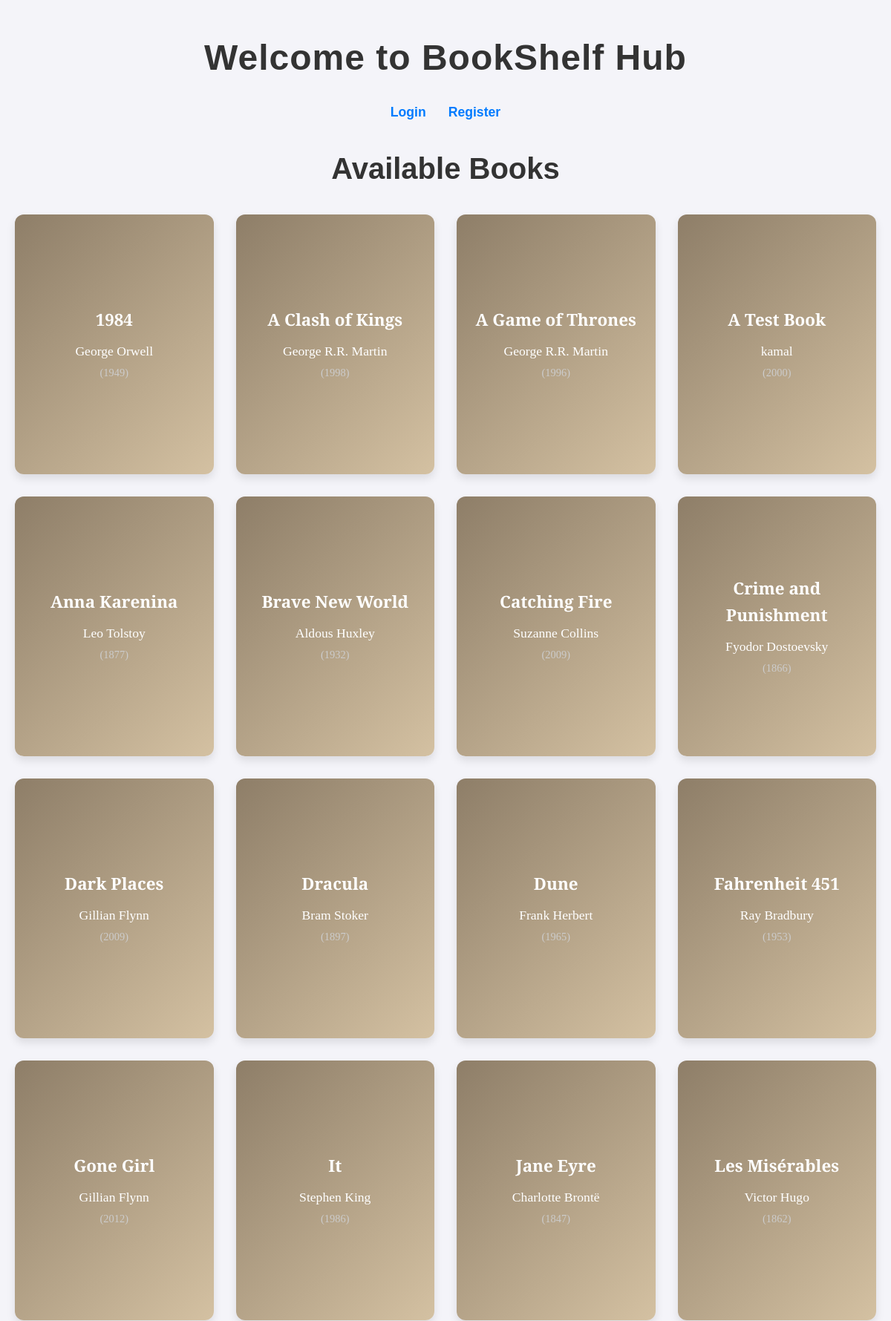
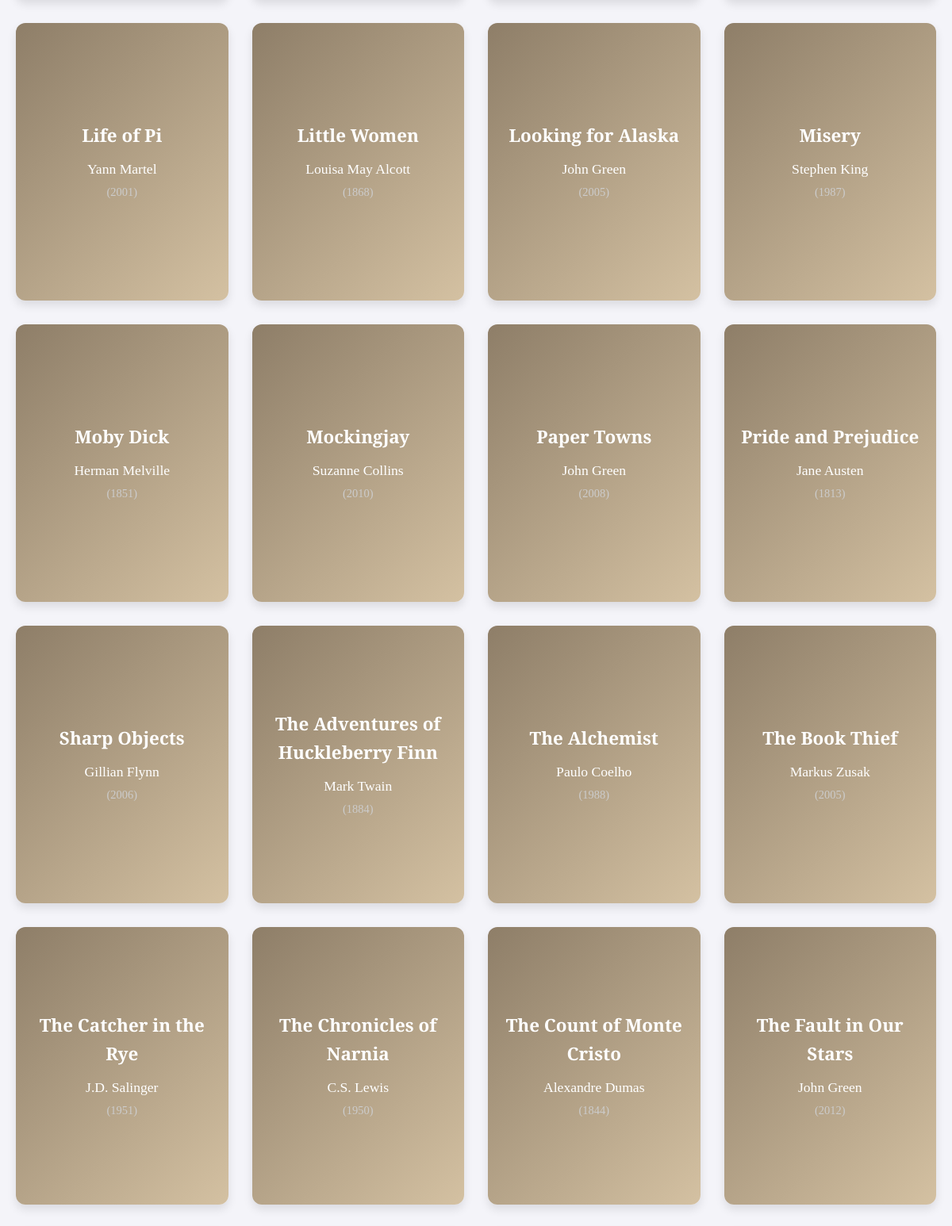
The page / (upper part) on the database its author committed (2 pictures, top to bottom).
### tables this page shows
CREATE TABLE `books` (
  `book_id` int(11) NOT NULL,
  `title` varchar(255) NOT NULL,
  `author` varchar(255) NOT NULL,
  `publication_year` int(4) NOT NULL,
  `price` decimal(10,2) NOT NULL,
  `image` varchar(255) DEFAULT NULL
);

### index.php (the view, shortened to what this page needs)
<?php
require_once 'db_connect.php';
$search = isset($_GET['search']) ? $_GET['search'] : '';
$sort = isset($_GET['sort']) ? $_GET['sort'] : 'title';
$direction = isset($_GET['direction']) && $_GET['direction'] == 'desc' ? 'DESC' : 'ASC';
$query = "SELECT book_id, title, author, publication_year
          FROM Books
          WHERE title LIKE :search OR author LIKE :search OR publication_year LIKE :search
          ORDER BY $sort $direction";
$stmt = $pdo->prepare($query);
$stmt->execute([':search' => "%$search%"]);
?>
<!DOCTYPE html>
<html lang="en">
<head>
    <link rel="stylesheet" href="index.css">
</head>
<body>
    <header>
        <h1>Welcome to BookShelf Hub</h1>
        <nav>
            <ul>
                <?php if (isset($_SESSION['user_id'])): ?>
                    <li><a href="logout.php">Logout</a></li>
                <?php else: ?>
                    <li><a href="login.php">Login</a></li>
                    <li><a href="register.php">Register</a></li>
                <?php endif; ?>
            </ul>
        </nav>
    </header>
    <main>
        <section>
            <h2>Available Books</h2>
            <div class="book-list">
                <?php if ($stmt->rowCount() > 0): ?>
                    <?php while ($row = $stmt->fetch()): ?>
                        <a href="view_book.php?book_id=<?= htmlspecialchars($row['book_id']) ?>" class="book-cover">
                            <h3><?= htmlspecialchars($row['title']) ?></h3>
                            <p><?= htmlspecialchars($row['author']) ?></p>
                            <p><small>(<?= htmlspecialchars($row['publication_year']) ?>)</small></p>
                        </a>
                    <?php endwhile; ?>
                <?php else: ?>
                    <p>No results found for your search.</p>
                <?php endif; ?>
            </div>
        </section>
    </main>
</body>
</html>

### index.css (style rules this page uses)
* { margin: 0; padding: 0; box-sizing: border-box; }
body { font-family: 'Arial', sans-serif; background-color: #f4f4f9; color: #333; line-height: 1.6; padding: 40px 20px; }
header { text-align: center; margin-bottom: 30px; }
header h1 { font-size: 3rem; color: #333; letter-spacing: 1px; }
nav ul { list-style: none; display: flex; justify-content: center; margin-top: 20px; }
nav ul li { margin: 0 15px; }
nav ul li a { text-decoration: none; color: #007bff; font-weight: bold; font-size: 1.1rem; transition: color 0.3s; }
main { max-width: 1200px; margin: 0 auto; }
section h2 { font-size: 2.5rem; text-align: center; margin-bottom: 30px; color: #333; }
.book-list { display: grid; grid-template-columns: repeat(auto-fit, minmax(250px, 1fr)); gap: 30px; justify-items: center; }
.book-cover { width: 100%; height: 350px; background: linear-gradient(135deg, #8e7e68, #d4c1a2); display: flex; flex-direction: column; justify-content: center; align-items: center; color: white; font-family: 'Georgia', serif; border-radius: 12px; padding: 20px; text-align: center; box-shadow: 0 6px 12px rgba(0, 0, 0, 0.1); position: relative; cursor: pointer; transition: transform 0.3s, box-shadow 0.3s, background 0.3s; text-decoration: none; }
.book-cover h3 { font-size: 1.4rem; margin-bottom: 10px; font-weight: bold; font-family: 'Playfair Display', serif; }
.book-cover p { font-size: 1.1rem; }
.book-cover small { font-size: 0.9rem; color: #ccc; }

### rows shown on the page
books: title "1984", author "George Orwell", publication_year "1949"
books: title "A Clash of Kings", author "George R.R. Martin", publication_year "1998"
books: title "A Game of Thrones", author "George R.R. Martin", publication_year "1996"
books: title "A Test Book", author "kamal", publication_year "2000"
books: title "Anna Karenina", author "Leo Tolstoy", publication_year "1877"
books: title "Brave New World", author "Aldous Huxley", publication_year "1932"
books: title "Catching Fire", author "Suzanne Collins", publication_year "2009"
books: title "Crime and Punishment", author "Fyodor Dostoevsky", publication_year "1866"
books: title "Dark Places", author "Gillian Flynn", publication_year "2009"
books: title "Dracula", author "Bram Stoker", publication_year "1897"
books: title "Dune", author "Frank Herbert", publication_year "1965"
books: title "Fahrenheit 451", author "Ray Bradbury", publication_year "1953"
books: title "Gone Girl", author "Gillian Flynn", publication_year "2012"
books: title "It", author "Stephen King", publication_year "1986"
books: title "Jane Eyre", author "Charlotte Brontë", publication_year "1847"
books: title "Les Misérables", author "Victor Hugo", publication_year "1862"
books: title "Life of Pi", author "Yann Martel", publication_year "2001"
books: title "Little Women", author "Louisa May Alcott", publication_year "1868"
books: title "Looking for Alaska", author "John Green", publication_year "2005"
books: title "Misery", author "Stephen King", publication_year "1987"
books: title "Moby Dick", author "Herman Melville", publication_year "1851"
books: title "Mockingjay", author "Suzanne Collins", publication_year "2010"
books: title "Paper Towns", author "John Green", publication_year "2008"
books: title "Pride and Prejudice", author "Jane Austen", publication_year "1813"
books: title "Sharp Objects", author "Gillian Flynn", publication_year "2006"
books: title "The Adventures of Huckleberry Finn", author "Mark Twain", publication_year "1884"
books: title "The Alchemist", author "Paulo Coelho", publication_year "1988"
books: title "The Book Thief", author "Markus Zusak", publication_year "2005"
books: title "The Catcher in the Rye", author "J.D. Salinger", publication_year "1951"
books: title "The Chronicles of Narnia", author "C.S. Lewis", publication_year "1950"
books: title "The Count of Monte Cristo", author "Alexandre Dumas", publication_year "1844"
books: title "The Fault in Our Stars", author "John Green", publication_year "2012"
